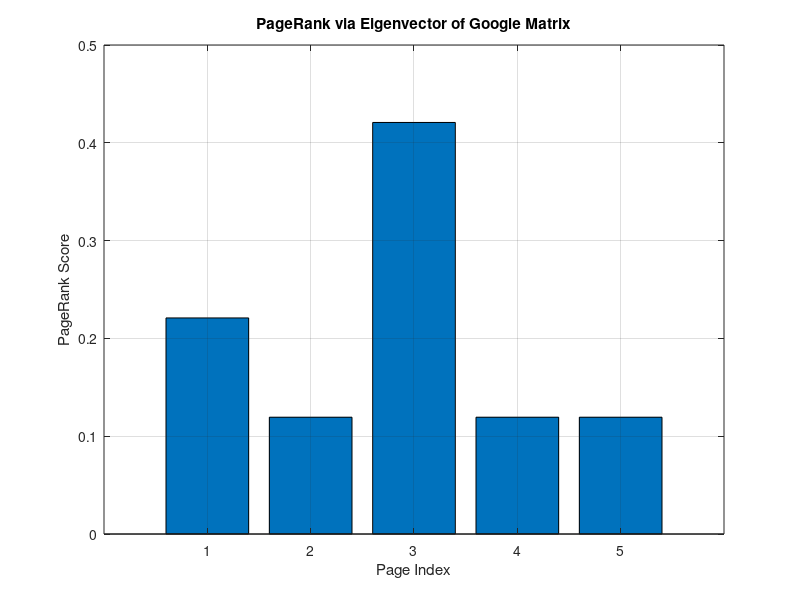

Write the MATLAB code that produced this figure.
% pagerank_eigen.m
% Simple PageRank via Eigenvector of the Google Matrix
% Author: Toluwanimi
% Date: May 2025

clc; clear; close all;

%% 1. Define the link structure
% Suppose we have 5 pages. L(i,j) = 1 if page j links to page i.
L = [0 1 1 0 0;   % page1 is pointed to by page2 & page3
     0 0 1 0 0;   % page2 ← page3
     1 0 0 1 1;   % page3 ← page1,4,5
     0 0 1 0 0;   % page4 ← page3
     0 0 1 0 0];  % page5 ← page3

n = size(L,1);

%% now we  build the column-stochastic matrix S
out_degree = sum(L,1);
S = zeros(n);
for j = 1:n
    if out_degree(j) == 0
        % Handle dangling nodes by redistributing uniformly
        S(:,j) = 1/n;
    else
        S(:,j) = L(:,j) / out_degree(j);
    end
end

%%  we get a sample Google matrix G = α S + (1–α)(1/n) * 1·1ᵀ
alpha = 0.85;                  % damping factor
G = alpha * S + (1 - alpha) * (ones(n) / n);

%% here we now compute PageRank vector via eigen decomposition
% We want the eigenvector of G corresponding to eigenvalue = 1
[V, D] = eig(G);
% Extract the eigenvector with eigenvalue closest to 1
[~, idx] = min(abs(diag(D) - 1));
r = V(:, idx);
r = real(r);       % discard any tiny complex residuals
r = r / sum(r);    % normalize to sum to 1


disp('PageRank scores (principal eigenvector):');
for i = 1:n
    fprintf(' Page %d: %.4f\n', i, r(i));
end

% Bar chart
figure;
bar(r);
xlabel('Page Index');
ylabel('PageRank Score');
title('PageRank via Eigenvector of Google Matrix');
grid on;